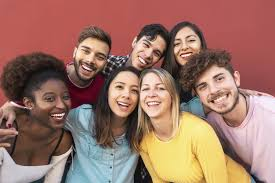
#> input picture IVP/lab work/exercises/ex2/test.jpeg, 275 x 183 px, found by its file name
$ python ex2_0.py
#> lines starting #> are read from the running program, lines starting #| are printed output that depends on the picture
import cv2
import numpy as np
import matplotlib.pyplot as plt

img = cv2.imread("IVP/lab work/exercises/ex2/test.jpeg", 1)
#> img is the input picture: shape (183, 275, 3); mean B, G, R 101.8, 115.6, 156.4

# objective: to double the image i.e. increase the image size by 2 times

h, w = img.shape[:2]
#> h = 183; w = 275

img2 = np.zeros((h * 2, w * 2, 3), dtype = np.uint8)

for i in range(h * 2):
    for j in range(w * 2):
        x = i // 2
        y = j // 2

        x1 = x
        x2 = min(x + 1, h - 1)
        y1 = y
        y2 = min(y + 1, w - 1)

        dx = x - x1
        dy = y - y1

        top = (1 - dx) * img[x1, y1] + dx * img[x2, y1]
        bottom = (1 - dx) * img[x1, y2] + dx * img[x2, y2]

        new_pixel = (1 - dy) * top + dy * bottom

        img2[i, j] = np.clip(new_pixel, 0, 255)
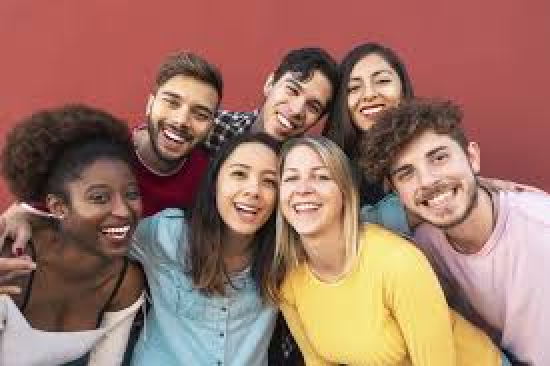
#> img2: shape (366, 550, 3); mean B, G, R 101.8, 115.6, 156.4


cv2.imshow("Resized Image", img2)
cv2.imshow("Image", img)

cv2.waitKey(0)
cv2.destroyAllWindows()

thermal_img = cv2.applyColorMap(cv2.cvtColor(img, cv2.COLOR_BGR2GRAY), cv2.COLORMAP_JET)
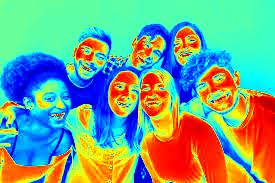
#> thermal_img: shape (183, 275, 3); mean B, G, R 136.2, 164.5, 116.9

cv2.imshow("Thermal Image", thermal_img)

cv2.waitKey(0)
cv2.destroyAllWindows()
